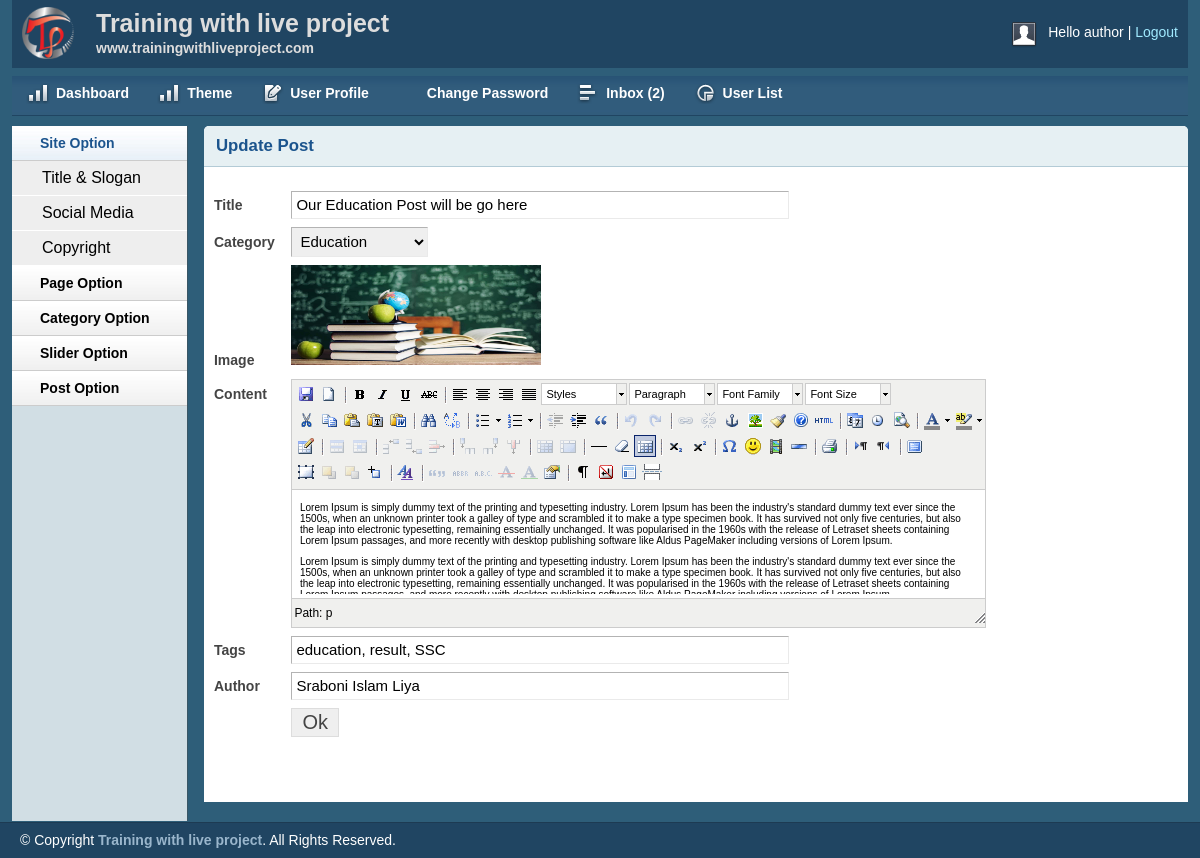
Page /admin/viewpost.php?viewpostid=13 (signed in) on the committed database.
### tables this page shows
CREATE TABLE `tbl_post` (
  `id` int(11) NOT NULL,
  `userid` int(11) NOT NULL,
  `cat` varchar(50) NOT NULL,
  `title` varchar(50) NOT NULL,
  `body` text NOT NULL,
  `image` varchar(255) NOT NULL,
  `author` varchar(50) NOT NULL,
  `tags` varchar(255) NOT NULL,
  `date` timestamp NOT NULL DEFAULT current_timestamp()
);

CREATE TABLE `tbl_catagory` (
  `id` int(11) NOT NULL,
  `name` varchar(50) NOT NULL
);

### lib/Database.php (called while the page is built, shortened)
<?php
Class Database{
	public $host   = DB_HOST;
	public $user   = DB_USER;
	public $pass   = DB_PASS;
	public $dbname = DB_NAME;
	public $link;
	private function connectDB(){
	$this->link = new mysqli($this->host, $this->user, $this->pass, $this->dbname);
 }
	public function select($query){
		$result = $this->link->query($query) or die($this->link->error.__LINE__);
		if($result->num_rows > 0){
			return $result;
		} else {
			return false;
		}
	}
}

### admin/viewpost.php (the view, shortened to what this page needs)
<?php include 'inc/header.php'; ?>
<?php include 'inc/sidebar.php'; ?>
<?php
	if(!isset($_GET['viewpostid']) || $_GET['viewpostid'] == NULL){
		echo "<script>window.location = 'catlist.php';</script>";
	} else {
		$postid = $_GET['viewpostid'];
	}
?>
<div class="grid_10">
	<div class="box round first grid">
		<h2>Update Post</h2>
		<div class="block">
<?php
$query = "select * from tbl_post where id='$postid' order by id desc";
$getpost = $db->select($query);
	while($postresult = $getpost->fetch_assoc()){
?>
		 <form action="" method="post" enctype="multipart/form-data">
			<table class="form">
				<tr>
					<td>
						<label>Title</label>
					</td>
					<td>
						<input type="text" readonly value="<?php echo $postresult['title']; ?>" class="medium" />
					</td>
				</tr>
				<tr>
					<td>
						<label>Category</label>
					</td>
					<td>
						<select id="select">
				<?php
					$query = "select * from tbl_catagory";
					$category = $db->select($query);
					if($category){
					while($result = $category->fetch_assoc()){
				?>
							<option
						<?php
							if($postresult['cat'] == $result['id']){
							?>
								selected="selected"
							<?php } ?>
							value="<?php echo $result['id']; ?>"><?php echo $result['name']; ?></option>
					<?php } } ?>
						</select>
					</td>
				</tr>
				<tr>
					<td>
						<label>Image</label>
					</td>
					<td>
						<img src="<?php echo $postresult['image'];?>" height="100px" width="250px" /></br>
					</td>
				</tr>
				<tr>
					<td style="vertical-align: top; padding-top: 9px;">
						<label>Content</label>
					</td>
					<td>
					</td>
				</tr>
				<tr>
					<td>
						<label>Tags</label>
					</td>
					<td>
						<input type="text" readonly value="<?php echo $postresult['tags']; ?>" class="medium" />
					</td>
				</tr>
				<tr>
					<td>
						<label>Author</label>
					</td>
					<td>
						<input type="text" readonly value="<?php echo $postresult['author'];?>" class="medium" />
					</td>
				</tr>
				<tr>
					<td></td>
					<td>
						<input type="submit" name="submit" Value="Ok" />
					</td>
				</tr>
			</table>
			</form>
	<?php } ?>
		</div>
	</div>
<?php include 'inc/footer.php'; ?>

### admin/css/layout.css (style rules this page uses)
body { background: #fff none repeat scroll 0 0; color: #444; font-size: 14px; padding: 0; }
h1, h2, h3, h4, h5, h6 { line-height:1.2em; margin-bottom:.3em; }
h2 { margin-top:1em; }
.box { background:#fff; margin-bottom:20px; padding:10px 10px 10px 10px; margin-left:-8px; }
.box.grid { padding-bottom:40px; }
.box.round { -moz-border-radius: 5px 5px 0px 0px; -webkit-border-radius: 5px 5px 0px 0px; border-radius: 5px 5px 0px 0px; }
.box h2 { font-size:1.2em; font-weight:bold; color:#1B548D; background:#E6F0F3; margin:-10px -10px 0 -10px; padding:10px 12px; border-bottom:1px solid #B3CBD6; -moz-border-radius: 5px 5px 0px 0px; -webkit-border-radius: 5px 5px 0px 0px; border-radius: 5px 5px 0px 0px; }
.box.first { min-height: 406px; }
.block { padding-top:20px; }
table.form { width:100%; }
table.form td { padding:4px 0px; }
table.form label { font-weight:bold; }
table.form input, table.form select { font-size: 15px; padding: 4px 4px 5px 4px; border-top: 1px solid #b3b3b3; border-left: 1px solid #b3b3b3; border-right: 1px solid #eaeaea; border-bottom: 1px solid #eaeaea; }
table.form input[type="submit"] { border: 1px solid #ddd; color: #444; cursor: pointer; font-size: 20px; padding: 2px 10px; }
input.medium { width: 55%; }
.block { padding-bottom:1px; }

### admin/js/tiny-mce/themes/advanced/skins/default/content.css (style rules this page uses)
body, td, pre { color:#000; font-family:Verdana, Arial, Helvetica, sans-serif; font-size:10px; margin:8px; }
body { background:#FFF; }
h2 { font-size: 1.5em }
img { border:0; }
table, img, hr, .mceItemAnchor { cursor:default }
table td, table th { cursor:text }

### rows in the picture
tbl_post: title "Our Education Post will be go here", cat.name "Education", image (picture), tags "education, result, SSC", author "Sraboni Islam Liya"

### other values in the picture
Session::get('username') "author"
$count "2"
